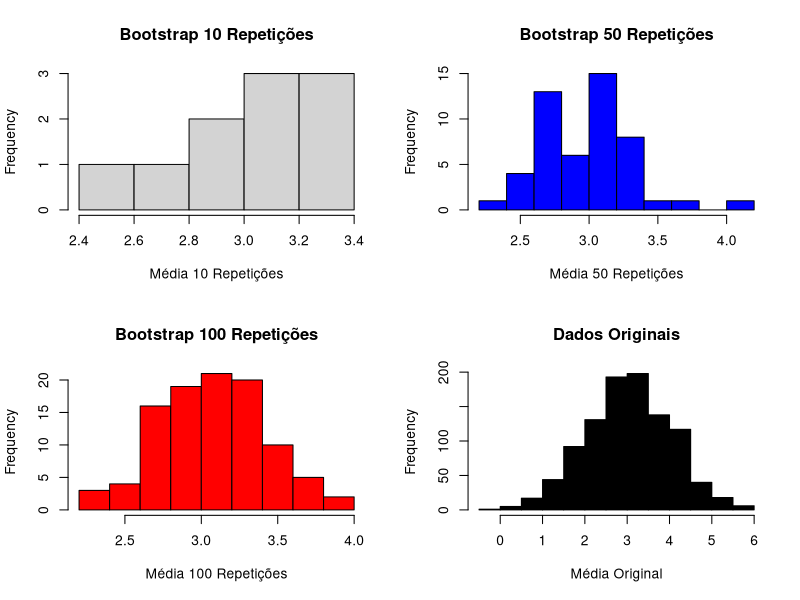

Generate this figure with R:
# distribuição normal simulada
distNormalSimulacao <- rnorm(1000, mean = 3, sd = 1) # usa a função rnorm para criar uma distribuição normal, indicando o total de casos

# amostragem sem reposição usando função sample
sample(distNormalSimulacao, 15, replace = FALSE) # se você não tiver o objeto distNormalSimulacao no seu ambiente, crie com o script anterior

# amostragem com reposição usando função sample
sample(distNormalSimulacao, 15, replace = TRUE)

# bootstraping com função replicate
set.seed(412) # agora, não vamos mais usar como tarefa mas como execução ponto a ponto

bootsDistNormal10 <- replicate(10, sample(distNormalSimulacao, 10, replace = TRUE)) # replicamos 10x a amostra, criando assim um bootstrapping
bootsDistNormal10

# calculando uma estatística com bootstrapping (10 amostras)
mediaBootsNormal10 <- replicate(10, mean(sample(distNormalSimulacao, 10, replace = TRUE))) # calculamos a média de 10 amostras de 10 casos
mediaBootsNormal50 <- replicate(50, mean(sample(distNormalSimulacao, 10, replace = TRUE))) # calculamos a média de 50 amostras de 10 casos
mediaBootsNormal100 <- replicate(100, mean(sample(distNormalSimulacao, 10, replace = TRUE))) # calculamos a média de 100 amostras de 10 casos

# vamos comparar???
mean(mediaBootsNormal10) # media do boostraping 10
mean(mediaBootsNormal50) # media do boostraping 50
mean(mediaBootsNormal100) # media do boostraping 100
mean(distNormalSimulacao) # media dos dados originais

# vamos comparar???
par(mfrow=c(2,2), ask = FALSE)
hist(mediaBootsNormal10, main = 'Bootstrap 10 Repetições', xlab = 'Média 10 Repetições') # media do boostraping 10
hist(mediaBootsNormal50, col='blue', main = 'Bootstrap 50 Repetições', xlab = 'Média 50 Repetições') # media do boostraping 50
hist(mediaBootsNormal100, col='red', main = 'Bootstrap 100 Repetições', xlab = 'Média 100 Repetições') # media do boostraping 100
hist(distNormalSimulacao, col='black', main = 'Dados Originais', xlab = 'Média Original') # media dos dados originais

# partições
install.packages('caret', dependencies = T) # caret é um pacote geral de machine learning # se já tiver não, innstale =D
library(caret)

# primeiro, criamos as partições de dados
particaoDistNormal <- createDataPartition(1:length(distNormalSimulacao), p=.7) # passamos o tamanho do vetor e o parâmetro de divisão
treinoDistNormal <- distNormalSimulacao[unlist(particaoDistNormal)] # criamos uma partição para treinar os dados, usando a partição anterior. Atenção: o comando unlist é muito usado para transformar uma lista num vetor
testeDistNormal <- distNormalSimulacao[- unlist(particaoDistNormal)] # criamos uma partição para testar os dados, usando a partição anterior. Atenção: o comando unlist é muito usado para transformar uma lista num vetor
